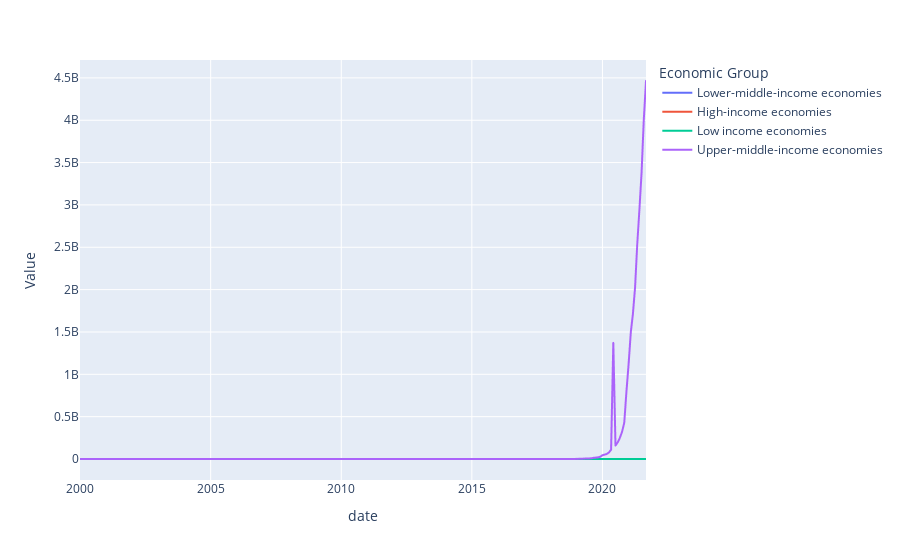

The notebook cell this image was saved under:
### Code cell
px.line(ecpi_pdf[ecpi_pdf['Item'] == 'Consumer Prices, Food Indices (2015 = 100)'].sort_values(by=['date']) , x='date', y='Value', color='Economic Group')

### Figure 1 — Plotly figure (JSON) as saved in the notebook; plotly's stock layout.template omitted (floating-point values rounded to 4 significant figures; data arrays with more than 128 entries replaced by an {"elided": "..."} marker saying what was removed)
{"data": [{"hovertemplate": "Economic Group=Lower-middle-income economies<br>date=%{x}<br>Value=%{y}<extra></extra>", "legendgroup": "Lower-middle-income economies", "line": {"color": "#636efa", "dash": "solid"}, "marker": {"symbol": "circle"}, "mode": "lines", "name": "Lower-middle-income economies", "showlegend": true, "type": "scattergl", "x": {"elided": "261 str values"}, "xaxis": "x", "y": {"elided": "261 float values"}, "yaxis": "y"}, {"hovertemplate": "Economic Group=High-income economies<br>date=%{x}<br>Value=%{y}<extra></extra>", "legendgroup": "High-income economies", "line": {"color": "#EF553B", "dash": "solid"}, "marker": {"symbol": "circle"}, "mode": "lines", "name": "High-income economies", "showlegend": true, "type": "scattergl", "x": {"elided": "261 str values"}, "xaxis": "x", "y": {"elided": "261 float values"}, "yaxis": "y"}, {"hovertemplate": "Economic Group=Low income economies<br>date=%{x}<br>Value=%{y}<extra></extra>", "legendgroup": "Low income economies", "line": {"color": "#00cc96", "dash": "solid"}, "marker": {"symbol": "circle"}, "mode": "lines", "name": "Low income economies", "showlegend": true, "type": "scattergl", "x": {"elided": "261 str values"}, "xaxis": "x", "y": {"elided": "261 float values"}, "yaxis": "y"}, {"hovertemplate": "Economic Group=Upper-middle-income economies<br>date=%{x}<br>Value=%{y}<extra></extra>", "legendgroup": "Upper-middle-income economies", "line": {"color": "#ab63fa", "dash": "solid"}, "marker": {"symbol": "circle"}, "mode": "lines", "name": "Upper-middle-income economies", "showlegend": true, "type": "scattergl", "x": {"elided": "261 str values"}, "xaxis": "x", "y": {"elided": "261 float values"}, "yaxis": "y"}], "layout": {"legend": {"title": {"text": "Economic Group"}, "tracegroupgap": 0}, "margin": {"t": 60}, "xaxis": {"anchor": "y", "domain": [0, 1], "title": {"text": "date"}}, "yaxis": {"anchor": "x", "domain": [0, 1], "title": {"text": "Value"}}}}
